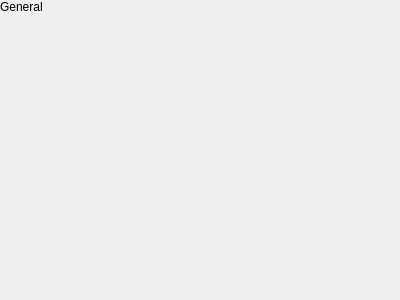
<?xml version="1.0" encoding="UTF-8"?>
<ui version="4.0">
 <class>GeneralSettings</class>
 <widget class="QWidget" name="GeneralSettings">
  <property name="geometry">
   <rect>
    <x>0</x>
    <y>0</y>
    <width>400</width>
    <height>300</height>
   </rect>
  </property>
  <property name="windowTitle">
   <string>Form</string>
  </property>
  <layout class="QVBoxLayout" name="verticalLayout">
   <property name="spacing">
    <number>0</number>
   </property>
   <property name="leftMargin">
    <number>0</number>
   </property>
   <property name="topMargin">
    <number>0</number>
   </property>
   <property name="rightMargin">
    <number>0</number>
   </property>
   <property name="bottomMargin">
    <number>0</number>
   </property>
   <item>
    <widget class="tTitleLabel" name="label">
     <property name="text">
      <string>General</string>
     </property>
    </widget>
   </item>
   <item>
    <widget class="QScrollArea" name="scrollArea">
     <property name="frameShape">
      <enum>QFrame::NoFrame</enum>
     </property>
     <property name="widgetResizable">
      <bool>true</bool>
     </property>
     <widget class="QWidget" name="scrollAreaWidgetContents">
      <property name="geometry">
       <rect>
        <x>0</x>
        <y>0</y>
        <width>400</width>
        <height>284</height>
       </rect>
      </property>
     </widget>
    </widget>
   </item>
  </layout>
 </widget>
 <customwidgets>
  <customwidget>
   <class>tTitleLabel</class>
   <extends>QLabel</extends>
   <header>ttitlelabel.h</header>
   <slots>
    <signal>backButtonClicked()</signal>
   </slots>
  </customwidget>
 </customwidgets>
 <resources/>
 <connections/>
</ui>
